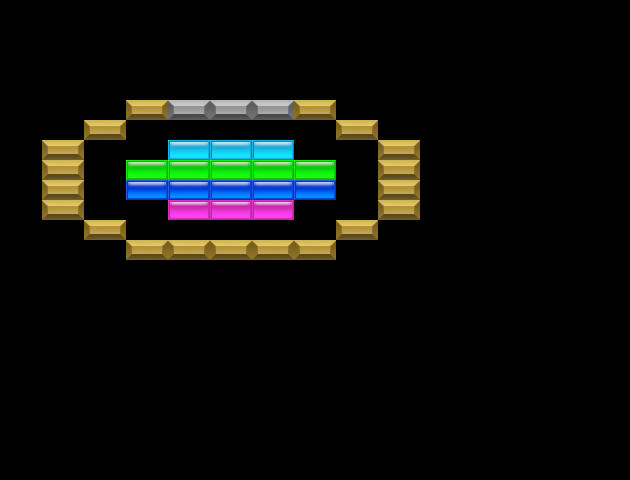

The image is a tile-based game level rendered from a .tmx file. Its description and source (layers, tilesets, objects; grid data summarised) follow:
An orthogonal 15x24 tile map with 42x20 px tiles, 10 tile layers (red, yellow, blue, green, ...).

<map version="1.5" tiledversion="1.7.2" orientation="orthogonal" renderorder="left-down" width="15" height="24" tilewidth="42" tileheight="20" infinite="0" nextlayerid="12" nextobjectid="1">
 <tileset firstgid="1" name="sprites" tilewidth="42" tileheight="20" spacing="16" tilecount="420" columns="15">
  <image source="sprites/sprites.png" width="880" height="1024" />
 </tileset>
 <layer id="1" name="red" width="15" height="24">
  <data>[360 cells, 0 non-empty, 0 distinct tile ids]</data>
 </layer>
 <layer id="2" name="yellow" width="15" height="24">
  <data>[360 cells, 0 non-empty, 0 distinct tile ids]</data>
 </layer>
 <layer id="3" name="blue" width="15" height="24">
  <data>[360 cells, 5 non-empty, 1 distinct tile ids]</data>
 </layer>
 <layer id="5" name="green" width="15" height="24">
  <data>[360 cells, 5 non-empty, 1 distinct tile ids]</data>
 </layer>
 <layer id="9" name="white" width="15" height="24">
  <data>[360 cells, 0 non-empty, 0 distinct tile ids]</data>
 </layer>
 <layer id="10" name="orange" width="15" height="24">
  <data>[360 cells, 0 non-empty, 0 distinct tile ids]</data>
 </layer>
 <layer id="11" name="cyan" width="15" height="24">
  <data>[360 cells, 3 non-empty, 1 distinct tile ids]</data>
 </layer>
 <layer id="6" name="silver" width="15" height="24">
  <data>[360 cells, 3 non-empty, 1 distinct tile ids]</data>
 </layer>
 <layer id="7" name="gold" width="15" height="24">
  <data>[360 cells, 19 non-empty, 1 distinct tile ids]</data>
 </layer>
 <layer id="8" name="magenta" width="15" height="24">
  <data>[360 cells, 3 non-empty, 1 distinct tile ids]</data>
 </layer>
</map>
